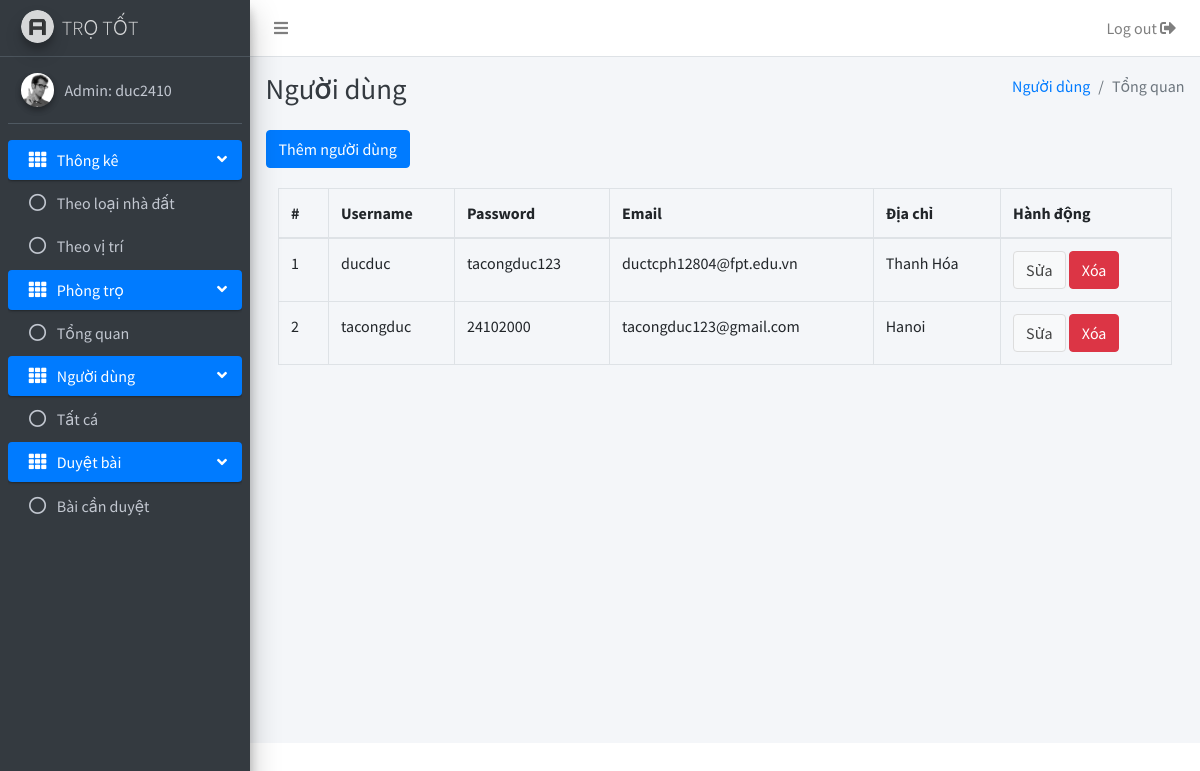
Screenshot of /admin/pages/user/user.php (signed in) with the database file from the repository.
### tables this page shows
CREATE TABLE `user` (
  `user_id` int(11) NOT NULL,
  `user_name` varchar(255) NOT NULL,
  `password` varchar(255) NOT NULL,
  `avatar` varchar(255) DEFAULT NULL,
  `birthday` date DEFAULT NULL,
  `email` varchar(255) NOT NULL,
  `address` varchar(255) NOT NULL,
  `phone` varchar(20) NOT NULL,
  `create_at` timestamp NOT NULL DEFAULT current_timestamp() ON UPDATE current_timestamp()
);

### admin/dao/pdo.php (called while the page is built, shortened)
<?php
	function pdo_get_connection(){
		$dburl = "mysql:host=localhost;dbname=phongtro;charset=utf8";
		$username = 'root';
		$password = '';
		$conn = new PDO($dburl, $username, $password);
		$conn->setAttribute(PDO::ATTR_ERRMODE, PDO::ERRMODE_EXCEPTION);
		return $conn;
	}
	function pdo_query($sql){
		try{
			$conn = pdo_get_connection();
			$stmt = $conn->prepare($sql);
			$stmt->execute();
			$rows = $stmt->fetchAll();
			return $rows;
		}
		catch(PDOException $e){
			throw $e;
		}
		finally{
			unset($conn);
		}
	}
?>

### admin/dao/user.php (called while the page is built, shortened)
<?php
	require_once "pdo.php";
	function user_select() {
		$sql = "select * from user order by user_id DESC";
		return pdo_query($sql);
	}
?>

### admin/pages/user/user.php (the view, shortened to what this page needs)
<?php
  require "../../dao/user.php";
  $users = user_select();
?>
<!DOCTYPE html>
<html>
<head>
  <link rel="stylesheet" href="../../plugins/fontawesome-free/css/all.min.css">
  <link rel="stylesheet" href="https://code.ionicframework.com/ionicons/2.0.1/css/ionicons.min.css">
  <link rel="stylesheet" href="../../plugins/tempusdominus-bootstrap-4/css/tempusdominus-bootstrap-4.min.css">
  <link rel="stylesheet" href="../../plugins/icheck-bootstrap/icheck-bootstrap.min.css">
  <link rel="stylesheet" href="../../plugins/jqvmap/jqvmap.min.css">
  <link rel="stylesheet" href="../../dist/css/adminlte.min.css">
  <link rel="stylesheet" href="../../plugins/overlayScrollbars/css/OverlayScrollbars.min.css">
  <link rel="stylesheet" href="../../plugins/daterangepicker/daterangepicker.css">
  <link rel="stylesheet" href="../../plugins/summernote/summernote-bs4.css">
</head>
<body class="hold-transition sidebar-mini layout-fixed">
  <div class="wrapper">
    <?php require_once "../../inc/navbar.php" ?>
    <?php require_once "../../inc/sidebar.php" ?>
    <div class="content-wrapper">
      <div class="content-header">
        <div class="container-fluid">
          <div class="row mb-2">
            <div class="col-sm-6">
              <h1 class="m-0 text-dark">Người dùng</h1>
            </div>
            <div class="col-sm-6">
              <ol class="breadcrumb float-sm-right">
                <li class="breadcrumb-item"><a href="#">Người dùng</a></li>
                <li class="breadcrumb-item active">Tổng quan</li>
              </ol>
            </div>
          </div>
        </div>
      </div>
      <section class="content">
        <div class="col-sm-6">
          <button type="button" class="btn btn-primary" data-toggle="modal" data-target="#modal-primary">Thêm người dùng</button>
        </div>
        <div class="card-body">
          <table id="example2" class="table table-bordered table-hover">
            <thead>
              <tr>
                <th style="width: 50px">#</th>
                <th>Username</th>
                <th>Password</th>
                <th>Email</th>
                <th>Địa chỉ</th>
                <th>Hành động</th>
              </tr>
            </thead>
            <tbody>
              <?php foreach($users  as $key =>  $user): ?>
                <tr id="<?=$user['user_id']?>">
                  <td><?=$key + 1?></td>
                  <td data-target="user_name"><?=$user['user_name']?></td>
                  <td><?= $user['password'] ?></td>
                  <td><?= $user['email'] ?></td>
                  <td><?= $user['address'] ?></td>
                  <td>
                    <button type="button" class="btn btn-default" data-toggle="modal" data-target="#modal-default" data-role="update" data-id="<?=$user['user_id']?>">
                      Sửa
                    </button>
                    <button type="submit" class="btn btn-danger" name="delete">
                      <a href="user.php?user_id=<?=$user['user_id']?>" style="color: white">Xóa</a>
                    </button>
                  </td>
                </tr>
              <?php endforeach; ?>
            </tbody>
          </table>
        </div>
      </section>
    </div>
  </div>
</body>
</html>

### rows the page displays
user: user_name "ducduc", password "tacongduc123", email "ductcph12804@fpt.edu.vn", address "Thanh Hóa"
user: user_name "tacongduc", password "24102000", email "tacongduc123@gmail.com", address "Hanoi"

### other values shown
$_SESSION['admin']['admin_name'] "duc2410"
